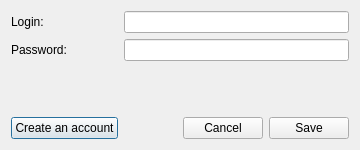
<?xml version="1.0" encoding="UTF-8"?>
<ui version="4.0">
 <class>frmNapisy24Config</class>
 <widget class="QDialog" name="frmNapisy24Config">
  <property name="geometry">
   <rect>
    <x>0</x>
    <y>0</y>
    <width>360</width>
    <height>150</height>
   </rect>
  </property>
  <property name="minimumSize">
   <size>
    <width>330</width>
    <height>130</height>
   </size>
  </property>
  <property name="maximumSize">
   <size>
    <width>450</width>
    <height>180</height>
   </size>
  </property>
  <property name="windowTitle">
   <string>QNapi - Napisy24 configuration</string>
  </property>
  <layout class="QGridLayout">
   <item row="0" column="0">
    <widget class="QLabel" name="lbNick">
     <property name="text">
      <string>Login:</string>
     </property>
    </widget>
   </item>
   <item row="0" column="1" colspan="3">
    <widget class="QLineEdit" name="leNick">
     <property name="text">
      <string/>
     </property>
    </widget>
   </item>
   <item row="1" column="0">
    <widget class="QLabel" name="lbPass">
     <property name="text">
      <string>Password:</string>
     </property>
    </widget>
   </item>
   <item row="1" column="1" colspan="3">
    <widget class="QLineEdit" name="lePass">
     <property name="text">
      <string/>
     </property>
     <property name="echoMode">
      <enum>QLineEdit::Password</enum>
     </property>
    </widget>
   </item>
   <item row="2" column="0" colspan="4">
    <spacer>
     <property name="orientation">
      <enum>Qt::Vertical</enum>
     </property>
     <property name="sizeHint" stdset="0">
      <size>
       <width>318</width>
       <height>41</height>
      </size>
     </property>
    </spacer>
   </item>
   <item row="3" column="0">
    <widget class="QPushButton" name="pbRegister">
     <property name="text">
      <string>Create an account</string>
     </property>
    </widget>
   </item>
   <item row="3" column="1">
    <spacer>
     <property name="orientation">
      <enum>Qt::Horizontal</enum>
     </property>
     <property name="sizeHint" stdset="0">
      <size>
       <width>108</width>
       <height>20</height>
      </size>
     </property>
    </spacer>
   </item>
   <item row="3" column="2">
    <widget class="QPushButton" name="pbCancel">
     <property name="text">
      <string>Cancel</string>
     </property>
    </widget>
   </item>
   <item row="3" column="3">
    <widget class="QPushButton" name="pbSave">
     <property name="text">
      <string>Save</string>
     </property>
    </widget>
   </item>
  </layout>
 </widget>
 <resources/>
 <connections>
  <connection>
   <sender>pbCancel</sender>
   <signal>clicked()</signal>
   <receiver>frmNapisy24Config</receiver>
   <slot>reject()</slot>
   <hints>
    <hint type="sourcelabel">
     <x>236</x>
     <y>101</y>
    </hint>
    <hint type="destinationlabel">
     <x>164</x>
     <y>59</y>
    </hint>
   </hints>
  </connection>
  <connection>
   <sender>pbSave</sender>
   <signal>clicked()</signal>
   <receiver>frmNapisy24Config</receiver>
   <slot>accept()</slot>
   <hints>
    <hint type="sourcelabel">
     <x>300</x>
     <y>101</y>
    </hint>
    <hint type="destinationlabel">
     <x>164</x>
     <y>59</y>
    </hint>
   </hints>
  </connection>
  <connection>
   <sender>leNick</sender>
   <signal>returnPressed()</signal>
   <receiver>frmNapisy24Config</receiver>
   <slot>accept()</slot>
   <hints>
    <hint type="sourcelabel">
     <x>220</x>
     <y>18</y>
    </hint>
    <hint type="destinationlabel">
     <x>164</x>
     <y>59</y>
    </hint>
   </hints>
  </connection>
  <connection>
   <sender>lePass</sender>
   <signal>returnPressed()</signal>
   <receiver>frmNapisy24Config</receiver>
   <slot>accept()</slot>
   <hints>
    <hint type="sourcelabel">
     <x>220</x>
     <y>51</y>
    </hint>
    <hint type="destinationlabel">
     <x>164</x>
     <y>59</y>
    </hint>
   </hints>
  </connection>
 </connections>
</ui>
